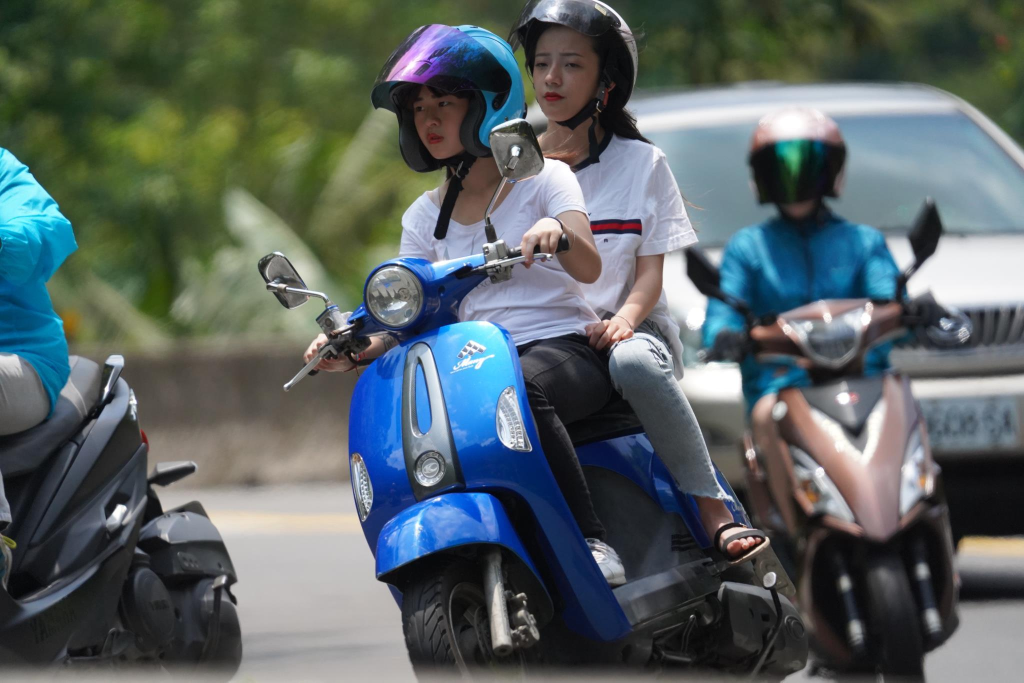
#> input picture 0710.jpg, 2048 x 1365 px, found by its file name (shown at 1/2 size)
$ python test.py
#> lines starting #> are read from the running program, lines starting #| are printed output that depends on the picture; after the words box and inside, x2 and y2 are one past the last pixel; in counts of white or black regions, pixels touching at a corner belong together
import cv2
import random
import numpy as np

class ModelData:
    def __init__(self, modelName, x, y, w, h):
        self.modelName = modelName
        self.x = x
        self.y = y
        self.w = w
        self.h = h

dataObjects = [
    ModelData(modelName="person", x=0, y=92, w=166, h=1218),
    ModelData(modelName="motorcycle", x=604, y=303, w=1581, h=1365),
    ModelData(modelName="person", x=1066, y=53, w=1507, h=1110),
    ModelData(modelName="person", x=698, y=38, w=1228, h=1170),
    ModelData(modelName="person", x=1410, y=207, w=1837, h=809),
    ModelData(modelName="motorcycle", x=1419, y=388, w=1944, h=1348),
    ModelData(modelName="helmet", x=1043, y=4, w=1272, h=214),
    ModelData(modelName="helmet", x=1492, y=216, w=1693, h=408),
    ModelData(modelName="helmet", x=753, y=45, w=1049, h=341),
]

def drawRectangle(img, x, y, w, h):
    cv2.rectangle(img, (x, y), (x + w, y + h), (0, 0, 255), 2)
    return img

img = cv2.imread('D:\Project\Road Motorcycle Helmet Detection\\0710.jpg')
#> img is the input picture: shape (1365, 2048, 3); mean B, G, R 99.4, 99.4, 89.1
# cv2.imshow('img',img)

for item in dataObjects:
    # img = drawRectangle(img, item.x, item.y, item.w, item.h)
    cv2.rectangle(img, (item.x, item.y), (item.x + item.w, item.y + item.h), (0, 0, 0), 2)
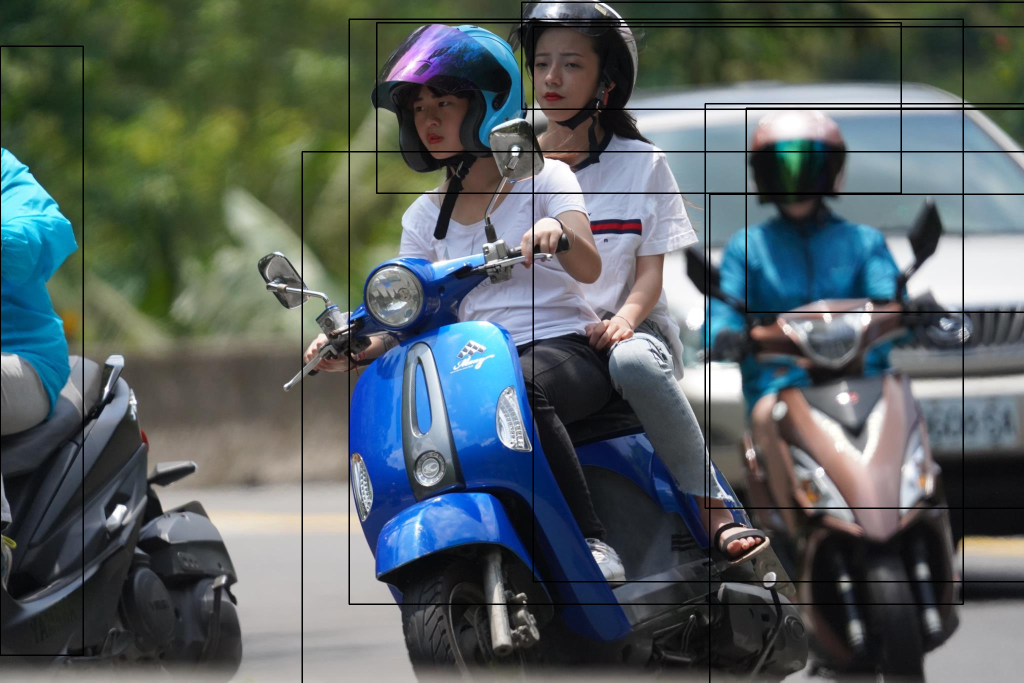
#> img: shape (1365, 2048, 3) (shown at 1/2 size); 2.42% of pixels changed, all inside (x1, y1, x2, y2) = (0, 3, 2048, 1365)
    # print(item.x)

img = cv2.resize(img,(0,0),fx=0.5,fy=0.5)
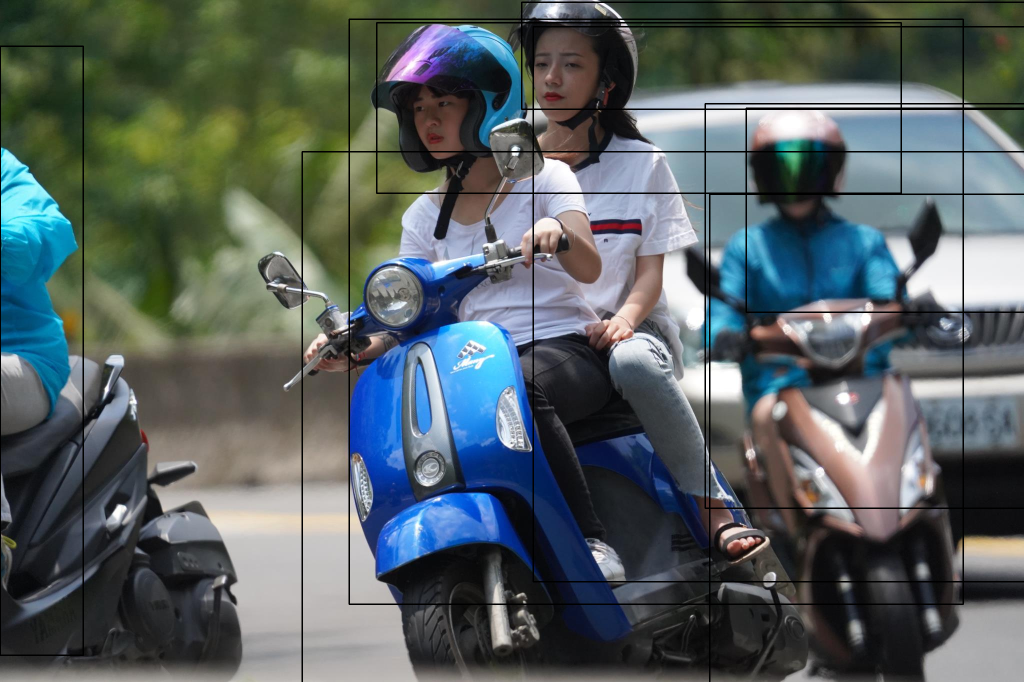
#> img: shape (682, 1024, 3); mean B, G, R 97.1, 97, 86.9
cv2.imshow('resize',img)
cv2.waitKey (1000000) # 显示 10000 ms 即 10s 后消失
# [27 lines of commented-out code are left out]
